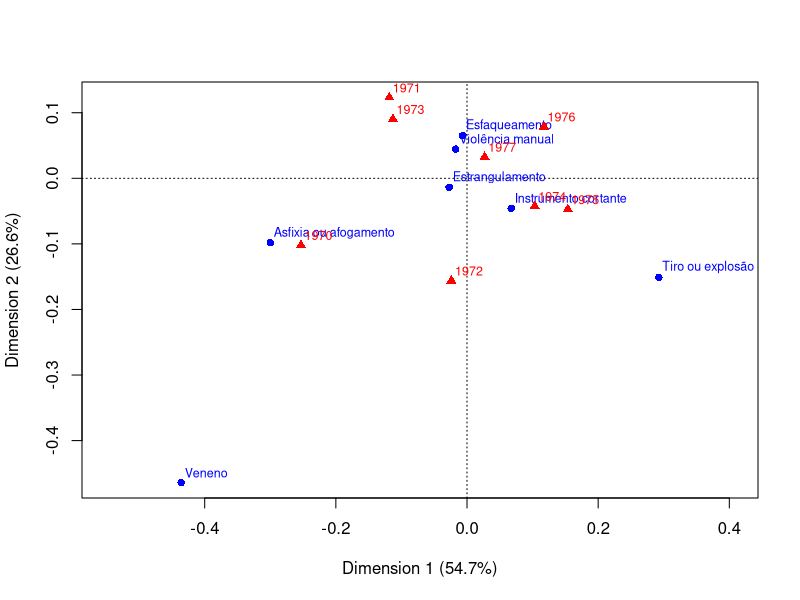

Write R code to recreate this figure.
## ---- chunk 1

# Dados da tabela
dados <- matrix(c(
  15, 15, 31, 17, 42, 49, 38, 27,     # Tiro ou explosão
  95,113, 94,125,124,126,148,127,     # Esfaqueamento
  23, 16, 34, 34, 35, 33, 41, 41,     # Instrumento cortante
  9,  4,  8,  3,  5,  3,  1,  4,     # Veneno
  47, 60, 54, 70, 69, 66, 70, 60,     # Violência manual
  43, 45, 43, 53, 51, 63, 47, 51,     # Estrangulamento
  26, 16, 20, 24, 15, 15, 15, 15      # Asfixia ou afogamento
), nrow = 7, byrow = TRUE)


rownames(dados) <- c("Tiro ou explosão", "Esfaqueamento", "Instrumento cortante",
                     "Veneno", "Violência manual", "Estrangulamento", "Asfixia ou afogamento")
colnames(dados) <- c("1970", "1971", "1972", "1973", "1974", "1975", "1976", "1977")

library(ca)

resultado_ac <- ca(dados)

## ---- chunk 2
plot(resultado_ac)

## ---- chunk 3

tabela <- array(c(20, 9, 382, 214, 
                  10, 7, 172, 120, 
                  12, 6, 327, 183),
                dim = c(2, 2, 3),
                dimnames = list(
                  Particulas = c("Alto", "Baixo"),
                  Bronquite = c("Sim", "Não"),
                  Idade = c("15-24", "25-39", "40+")))


ftable(tabela, col.vars = "Bronquite", row.vars = c("Idade", "Particulas"))

## ---- chunk 4

mantelhaen.test(tabela)
